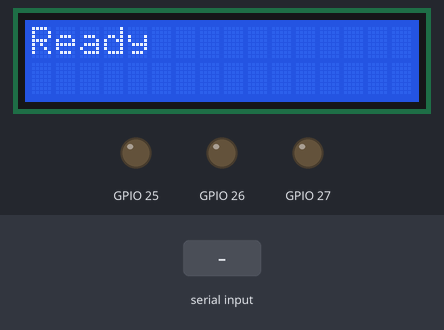
Simulated run of this program. Board: ESP32 board running MicroPython. Parts: 16×2 character LCD, output pins drawn as LEDs (lit = HIGH). The test bench sets the inputs (shaded band). Nothing arrives over Bluetooth unless stated; what the program prints to the serial console is not drawn.

Above: at 1.2 s.
1.3 s: "C" typed at the serial console, then Enter
At 1.9 s:
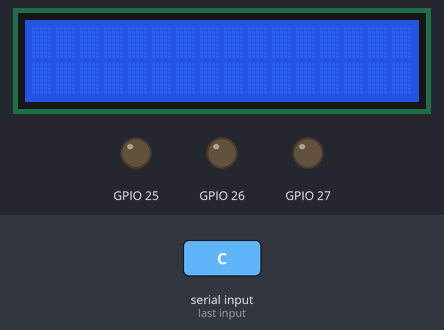
2.8 s: "L" typed at the serial console, then Enter
4.3 s: "P" typed at the serial console, then Enter
Timing chart, 0 to 7.3 s (numbered marks = the images above; inputs shaded):
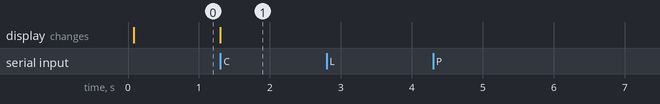

Measured:
- after the input at 1.3 s, the display: changes at once (image 1)
- after the input at 2.8 s, every drawn part: stays the same
- after the input at 4.3 s, every drawn part: stays the same

The program:

main.py
```python
# 카드 정렬 확인 프로그램 - ESP32 (MicroPython) 쪽 코드
#
# Thonny 에서 이 파일을 열고 "다른 이름으로 저장 → MicroPython 장치" 에 main.py 로 저장한다.
# ESP32 가 켜질 때마다 자동으로 실행된다.
#
# PC 프로그램(board.py)이 USB 또는 블루투스(BLE)로 보내는 명령을 받아 RGB LED 와 I2C LCD 를 제어한다.
# 블루투스로 쓸 때는 USB 선 대신 보조배터리 등으로 전원만 넣으면 된다.
#   L,r,g,b          RGB LED 색 (0~255)
#   C                LCD 지우기
#   P,col,row,text   LCD (col, row) 위치에 글자 쓰기
#   ?                준비 신호 다시 보내기
# 켜지면 "BOOT sort_board" 를 보내고, LCD 를 찾은 뒤 "READY sort_board LCD=0x27" 처럼
# 준비 신호를 보낸다. (LCD 를 못 찾으면 LCD=none)
#
# 배선 (ESP32 DevKit, WROOM-32)
#   LED R -> 25, LED G -> 26, LED B -> 27, 공통 다리 -> GND
#   LCD SDA -> 21, LCD SCL -> 22, VCC -> 5V(VIN), GND -> GND
# ESP32 의 6~11번 핀은 내부 플래시용이라 쓰면 안 된다.

import select
import sys
import time

from machine import I2C, PWM, Pin

# 블루투스에 보이는 보드 이름. 한 교실에서 여러 대를 쓸 때는 보드마다 다르게 (예: sort_board_2)
BOARD_NAME = "sort_board"

PIN_R, PIN_G, PIN_B = 25, 26, 27
PIN_SDA, PIN_SCL = 21, 22
LCD_COLS = 16


class LCD:
    """PCF8574 I2C 모듈이 붙은 16x2 LCD (HD44780). 핀 배치: P0=RS P1=RW P2=E P3=백라이트 P4~P7=D4~D7"""

    RS, ENABLE, BACKLIGHT = 0x01, 0x04, 0x08

    def __init__(self, i2c, address):
        self.i2c = i2c
        self.address = address
        time.sleep_ms(50)
        for wait in (5, 1, 1):          # 8비트 모드로 세 번 -> 4비트 모드로 바꾸는 정해진 순서
            self._write4(0x30)
            time.sleep_ms(wait)
        self._write4(0x20)
        self.command(0x28)  # 4비트, 2줄, 5x8 글자
        self.command(0x0C)  # 화면 켜기, 커서 끄기
        self.command(0x06)  # 글자를 쓰면 오른쪽으로 이동
        self.clear()

    def _write4(self, data):
        self.i2c.writeto(self.address, bytes([data | self.BACKLIGHT | self.ENABLE]))
        self.i2c.writeto(self.address, bytes([data | self.BACKLIGHT]))

    def _send(self, value, mode):
        self._write4((value & 0xF0) | mode)
        self._write4(((value << 4) & 0xF0) | mode)

    def command(self, value):
        self._send(value, 0)

    def clear(self):
        self.command(0x01)
        time.sleep_ms(2)

    def move_to(self, col, row):
        self.command(0x80 | (col + (0x40 if row else 0)))

    def write(self, text):
        for ch in text:
            code = ord(ch)
            self._send(code if code < 128 else ord("?"), self.RS)


def find_lcd(i2c):
    """I2C 버스를 훑어서 LCD 주소를 찾는다 (보통 0x27, 0x3F, 0x20). 없으면 None."""
    try:
        found = i2c.scan()
    except OSError:
        return None
    for address in found:
        if 0x20 <= address <= 0x27 or 0x38 <= address <= 0x3F:
            return address
    return found[0] if found else None


def make_pwm(pin):
    pwm = PWM(Pin(pin), freq=5000)
    pwm.duty_u16(0)
    return pwm


leds = [make_pwm(p) for p in (PIN_R, PIN_G, PIN_B)]


def set_rgb(r, g, b):
    for pwm, value in zip(leds, (r, g, b)):
        value = max(0, min(255, value))
        pwm.duty_u16(value * 257)  # 0~255 -> 0~65535


class BLEUart:
    """블루투스(BLE)로 시리얼 통신처럼 한 줄씩 주고받는다. (Nordic UART 서비스: 널리 쓰이는 표준 방식)"""

    SERVICE = "6E400001-B5A3-F393-E0A9-E50E24DCCA9E"
    RX = "6E400002-B5A3-F393-E0A9-E50E24DCCA9E"  # PC -> 보드
    TX = "6E400003-B5A3-F393-E0A9-E50E24DCCA9E"  # 보드 -> PC
    CONNECT, DISCONNECT, WRITE = 1, 2, 3          # 블루투스 이벤트 번호

    def __init__(self, name):
        import bluetooth
        self.ble = bluetooth.BLE()
        self.ble.active(True)
        try:
            self.ble.config(gap_name=name)
        except Exception:
            pass
        service = bluetooth.UUID(self.SERVICE)
        tx = (bluetooth.UUID(self.TX), bluetooth.FLAG_READ | bluetooth.FLAG_NOTIFY)
        rx = (bluetooth.UUID(self.RX), bluetooth.FLAG_WRITE | bluetooth.FLAG_WRITE_NO_RESPONSE)
        ((self.tx, self.rx),) = self.ble.gatts_register_services(((service, (tx, rx)),))
        self.ble.gatts_set_buffer(self.rx, 128, True)
        self.connections = set()
        self.received = b""
        encoded = name.encode()
        # 광고: 이름은 기본 광고에, 서비스 번호는 PC 가 물어볼 때(스캔 응답) 알려 준다
        self.adv = b"\x02\x01\x06" + bytes((len(encoded) + 1, 0x09)) + encoded
        self.resp = bytes((17, 0x07)) + bytes(service)
        self.ble.irq(self._irq)
        self.advertise()

    def advertise(self):
        self.ble.gap_advertise(100000, adv_data=self.adv, resp_data=self.resp)

    def _irq(self, event, data):
        if event == self.CONNECT:
            self.connections.add(data[0])
        elif event == self.DISCONNECT:
            self.connections.discard(data[0])
            self.advertise()  # 끊기면 다시 찾을 수 있게 한다
        elif event == self.WRITE and data[1] == self.rx:
            self.received += self.ble.gatts_read(self.rx)

    def lines(self):
        """받은 내용 중 끝난 줄들"""
        lines = []
        while b"\n" in self.received:
            line, self.received = self.received.split(b"\n", 1)
            lines.append(line.decode().strip("\r"))
        return lines

    def send(self, text):
        data = text.encode()
        for conn in list(self.connections):
            for i in range(0, len(data), 20):  # 블루투스는 한 번에 20바이트씩 보낸다
                self.ble.gatts_notify(conn, self.tx, data[i:i + 20])


uart = None


def reply(text):
    """USB 와 블루투스 양쪽으로 한 줄을 보낸다."""
    print(text)
    if uart:
        try:
            uart.send(text + "\n")
        except OSError:
            pass


reply("BOOT sort_board")
set_rgb(0, 0, 0)

i2c = I2C(0, scl=Pin(PIN_SCL), sda=Pin(PIN_SDA), freq=100000)
lcd_address = find_lcd(i2c)
lcd = None
if lcd_address is not None:
    try:
        lcd = LCD(i2c, lcd_address)
        lcd.write("Ready")
    except OSError:
        lcd = None


def send_ready():
    reply("READY sort_board LCD=" + ("0x%02X" % lcd_address if lcd else "none"))


def handle(cmd):
    if not cmd:
        return
    kind = cmd[0]
    if kind == "?":
        send_ready()
    elif kind == "L":
        r, g, b = (int(v) for v in cmd[2:].split(","))
        set_rgb(r, g, b)
    elif lcd is None:
        return
    elif kind == "C":
        lcd.clear()
    elif kind == "P":
        col, row, text = cmd[2:].split(",", 2)
        lcd.move_to(int(col), int(row))
        lcd.write(text[:LCD_COLS])


def run(line):
    try:
        handle(line)
    except (ValueError, OSError) as e:
        reply("ERROR " + repr(e))


try:
    uart = BLEUart(BOARD_NAME)
    print("BLE on: " + BOARD_NAME)  # Thonny 셸에서 블루투스가 켜졌는지 확인할 수 있다
except Exception as e:  # 블루투스가 없는 보드에서도 USB 로는 쓸 수 있게 한다
    print("BLE off: " + repr(e))

send_ready()
usb = select.poll()
usb.register(sys.stdin, select.POLLIN)
usb_line = ""
while True:
    # USB 와 블루투스를 번갈아 확인한다
    if usb.poll(20):
        ch = sys.stdin.read(1)
        if ch == "\n":
            run(usb_line)
            usb_line = ""
        elif ch != "\r":
            usb_line += ch
    if uart:
        for line in uart.lines():
            run(line)
```
